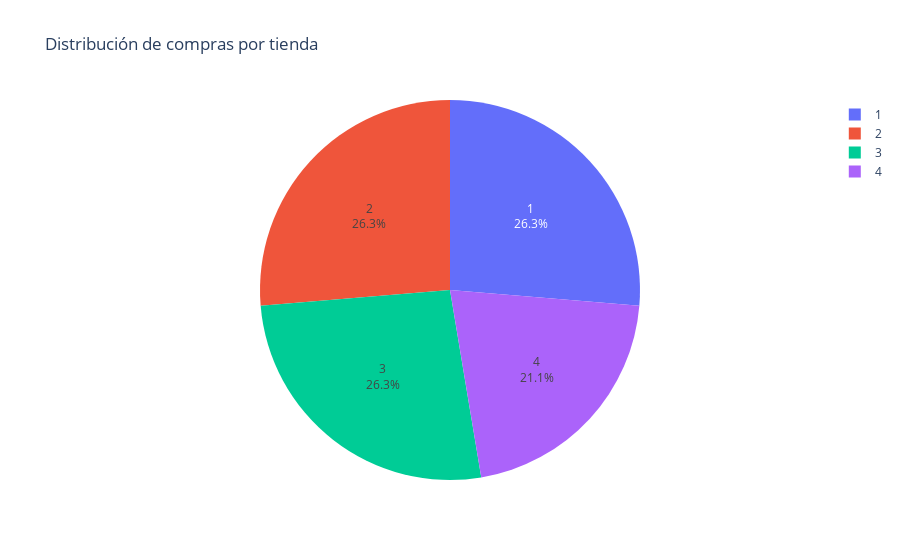

The code cell stored with this chart in its notebook:
### Code cell
mercados_geo = (
    georeferencia.groupby('Tienda_mas_frecuente')['Total_Compras']
    .count()
    .reset_index(name='Cantidad_Compras') )

fig = px.pie(
    mercados_geo,
    names='Tienda_mas_frecuente',  
    values='Cantidad_Compras',    
    title='Distribución de compras por tienda',
)
fig.update_traces(textposition='inside', textinfo='percent+label')

fig.show()

### Figure 1 — Plotly figure (JSON) as saved in the notebook; plotly's stock layout.template omitted (floating-point values rounded to 4 significant figures)
{"data": [{"domain": {"x": [0, 1], "y": [0, 1]}, "hovertemplate": "Tienda_mas_frecuente=%{label}<br>Cantidad_Compras=%{value}<extra></extra>", "labels": ["1", "2", "3", "4"], "legendgroup": "", "name": "", "showlegend": true, "textinfo": "percent+label", "textposition": "inside", "type": "pie", "values": [5, 5, 5, 4]}], "layout": {"legend": {"tracegroupgap": 0}, "title": {"text": "Distribución de compras por tienda"}}}
